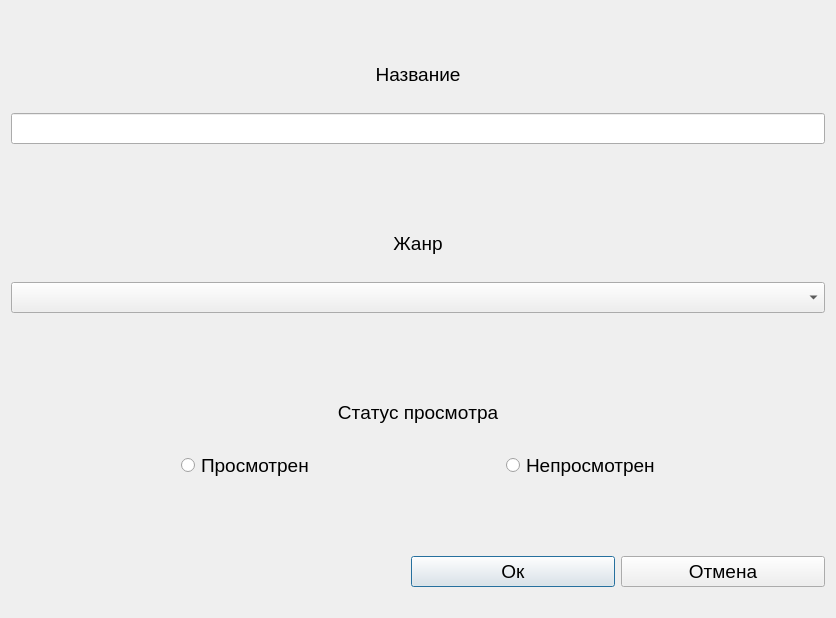
<?xml version="1.0" encoding="UTF-8"?>
<ui version="4.0">
 <class>Dialog_add</class>
 <widget class="QDialog" name="Dialog_add">
  <property name="geometry">
   <rect>
    <x>0</x>
    <y>0</y>
    <width>836</width>
    <height>618</height>
   </rect>
  </property>
  <property name="windowTitle">
   <string>Dialog</string>
  </property>
  <layout class="QVBoxLayout" name="verticalLayout">
   <item>
    <spacer name="verticalSpacer">
     <property name="orientation">
      <enum>Qt::Vertical</enum>
     </property>
     <property name="sizeType">
      <enum>QSizePolicy::Fixed</enum>
     </property>
     <property name="sizeHint" stdset="0">
      <size>
       <width>20</width>
       <height>40</height>
      </size>
     </property>
    </spacer>
   </item>
   <item>
    <widget class="QLabel" name="label">
     <property name="font">
      <font>
       <pointsize>14</pointsize>
      </font>
     </property>
     <property name="text">
      <string>Название</string>
     </property>
     <property name="alignment">
      <set>Qt::AlignCenter</set>
     </property>
    </widget>
   </item>
   <item>
    <spacer name="verticalSpacer_5">
     <property name="orientation">
      <enum>Qt::Vertical</enum>
     </property>
     <property name="sizeType">
      <enum>QSizePolicy::Fixed</enum>
     </property>
     <property name="sizeHint" stdset="0">
      <size>
       <width>20</width>
       <height>10</height>
      </size>
     </property>
    </spacer>
   </item>
   <item>
    <widget class="QLineEdit" name="Dia_name">
     <property name="enabled">
      <bool>true</bool>
     </property>
     <property name="font">
      <font>
       <pointsize>14</pointsize>
      </font>
     </property>
     <property name="text">
      <string/>
     </property>
    </widget>
   </item>
   <item>
    <spacer name="verticalSpacer_4">
     <property name="orientation">
      <enum>Qt::Vertical</enum>
     </property>
     <property name="sizeType">
      <enum>QSizePolicy::Fixed</enum>
     </property>
     <property name="sizeHint" stdset="0">
      <size>
       <width>786</width>
       <height>70</height>
      </size>
     </property>
    </spacer>
   </item>
   <item>
    <widget class="QLabel" name="label_2">
     <property name="enabled">
      <bool>true</bool>
     </property>
     <property name="font">
      <font>
       <pointsize>14</pointsize>
       <kerning>false</kerning>
      </font>
     </property>
     <property name="text">
      <string>Жанр</string>
     </property>
     <property name="alignment">
      <set>Qt::AlignCenter</set>
     </property>
    </widget>
   </item>
   <item>
    <spacer name="verticalSpacer_6">
     <property name="orientation">
      <enum>Qt::Vertical</enum>
     </property>
     <property name="sizeType">
      <enum>QSizePolicy::Fixed</enum>
     </property>
     <property name="sizeHint" stdset="0">
      <size>
       <width>20</width>
       <height>10</height>
      </size>
     </property>
    </spacer>
   </item>
   <item>
    <widget class="QComboBox" name="Dia_ganre">
     <property name="enabled">
      <bool>true</bool>
     </property>
     <property name="font">
      <font>
       <pointsize>14</pointsize>
      </font>
     </property>
    </widget>
   </item>
   <item>
    <spacer name="verticalSpacer_3">
     <property name="orientation">
      <enum>Qt::Vertical</enum>
     </property>
     <property name="sizeType">
      <enum>QSizePolicy::Fixed</enum>
     </property>
     <property name="sizeHint" stdset="0">
      <size>
       <width>786</width>
       <height>70</height>
      </size>
     </property>
    </spacer>
   </item>
   <item>
    <widget class="QLabel" name="label_3">
     <property name="enabled">
      <bool>true</bool>
     </property>
     <property name="font">
      <font>
       <pointsize>14</pointsize>
       <kerning>false</kerning>
      </font>
     </property>
     <property name="text">
      <string>Статус просмотра</string>
     </property>
     <property name="alignment">
      <set>Qt::AlignCenter</set>
     </property>
    </widget>
   </item>
   <item>
    <spacer name="verticalSpacer_7">
     <property name="orientation">
      <enum>Qt::Vertical</enum>
     </property>
     <property name="sizeType">
      <enum>QSizePolicy::Fixed</enum>
     </property>
     <property name="sizeHint" stdset="0">
      <size>
       <width>20</width>
       <height>10</height>
      </size>
     </property>
    </spacer>
   </item>
   <item>
    <layout class="QHBoxLayout" name="horizontalLayout_2">
     <item>
      <spacer name="horizontalSpacer_2">
       <property name="orientation">
        <enum>Qt::Horizontal</enum>
       </property>
       <property name="sizeType">
        <enum>QSizePolicy::Fixed</enum>
       </property>
       <property name="sizeHint" stdset="0">
        <size>
         <width>170</width>
         <height>20</height>
        </size>
       </property>
      </spacer>
     </item>
     <item>
      <widget class="QRadioButton" name="Dia_w">
       <property name="font">
        <font>
         <pointsize>14</pointsize>
        </font>
       </property>
       <property name="text">
        <string>Просмотрен</string>
       </property>
      </widget>
     </item>
     <item>
      <widget class="QRadioButton" name="Dia_unw">
       <property name="font">
        <font>
         <pointsize>14</pointsize>
        </font>
       </property>
       <property name="text">
        <string>Непросмотрен</string>
       </property>
      </widget>
     </item>
    </layout>
   </item>
   <item>
    <spacer name="verticalSpacer_2">
     <property name="orientation">
      <enum>Qt::Vertical</enum>
     </property>
     <property name="sizeType">
      <enum>QSizePolicy::Fixed</enum>
     </property>
     <property name="sizeHint" stdset="0">
      <size>
       <width>786</width>
       <height>70</height>
      </size>
     </property>
    </spacer>
   </item>
   <item>
    <layout class="QHBoxLayout" name="horizontalLayout">
     <item>
      <spacer name="horizontalSpacer">
       <property name="orientation">
        <enum>Qt::Horizontal</enum>
       </property>
       <property name="sizeType">
        <enum>QSizePolicy::Fixed</enum>
       </property>
       <property name="sizeHint" stdset="0">
        <size>
         <width>400</width>
         <height>10</height>
        </size>
       </property>
      </spacer>
     </item>
     <item>
      <widget class="QPushButton" name="Dia_ok">
       <property name="font">
        <font>
         <pointsize>14</pointsize>
        </font>
       </property>
       <property name="text">
        <string>Ок</string>
       </property>
      </widget>
     </item>
     <item>
      <widget class="QPushButton" name="Dia_cancel">
       <property name="font">
        <font>
         <pointsize>14</pointsize>
        </font>
       </property>
       <property name="text">
        <string>Отмена</string>
       </property>
      </widget>
     </item>
    </layout>
   </item>
   <item>
    <spacer name="verticalSpacer_8">
     <property name="orientation">
      <enum>Qt::Vertical</enum>
     </property>
     <property name="sizeType">
      <enum>QSizePolicy::Fixed</enum>
     </property>
     <property name="sizeHint" stdset="0">
      <size>
       <width>20</width>
       <height>20</height>
      </size>
     </property>
    </spacer>
   </item>
  </layout>
 </widget>
 <resources/>
 <connections/>
</ui>
